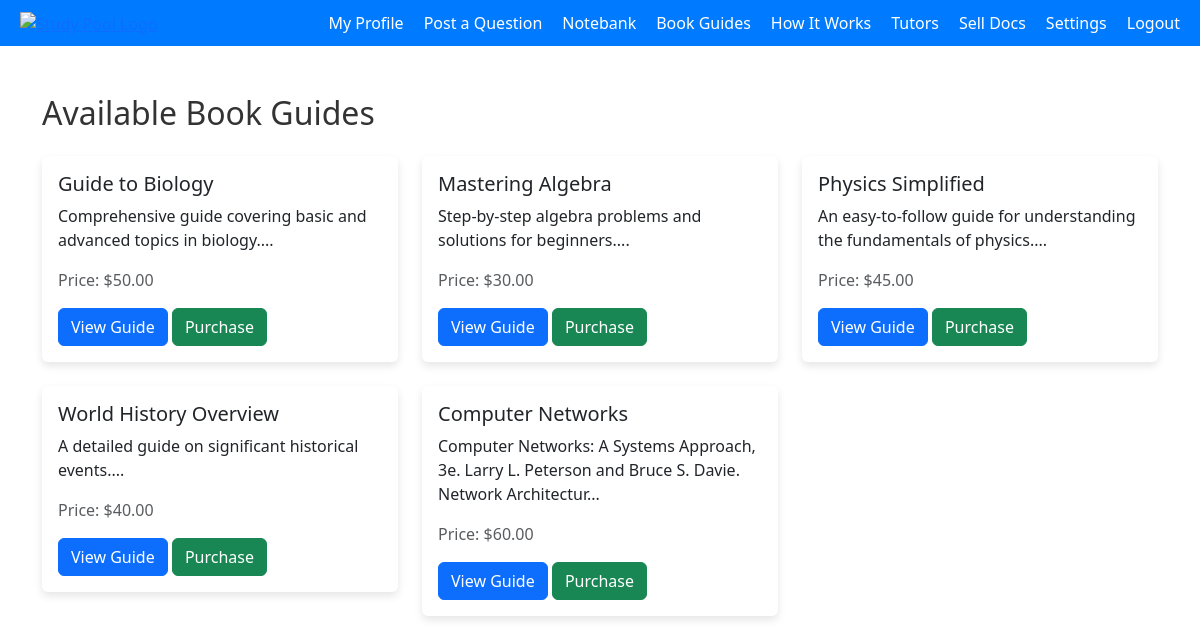
Screenshot of /studypool_clone/bookGuides.php with the database file from the repository.
### tables this page shows
CREATE TABLE `book_guides` (
  `id` int(11) NOT NULL,
  `title` varchar(255) NOT NULL,
  `description` text NOT NULL,
  `price` decimal(10,2) NOT NULL,
  `attachment_url` varchar(255) DEFAULT NULL,
  `tutor_id` int(11) NOT NULL
);

### studypool_clone/bookGuides.php (the view, shortened to what this page needs)
<!DOCTYPE html>
<html lang="en">
<head>
    <link href="https://cdn.jsdelivr.net/npm/bootstrap@5.3.0/dist/css/bootstrap.min.css" rel="stylesheet">
</head>
<body>
    <div class="navbar">
        <a href="dashboard.php">
            <img src="https://www.studypool.com/images/logo.png" width="150px" alt="Study Pool Logo">
        </a>
        <div class="menu">
            <a href="myProfile.php">My Profile</a>
            <a href="postQuestion.php">Post a Question</a>
            <a href="noteBank.php">Notebank</a>
            <a href="bookGuides.php">Book Guides</a>
            <a href="howItWorks.php">How It Works</a>
            <a href="myTutors.php">Tutors</a>
            <a href="sellDocs.php">Sell Docs</a>
            <a href="settings.php">Settings</a>
            <a href="signout.php">Logout</a>
        </div>
    </div>
    <div class="container mt-5">
        <h2 class="mb-4">Available Book Guides</h2>
        <div class="row">
            <?php
            $conn = new mysqli("localhost:3307", "root", "", "studypool_clone");
            $sql = "SELECT * FROM book_guides";
            $result = $conn->query($sql);
            if ($result->num_rows > 0) {
                while ($row = $result->fetch_assoc()) {
                    ?>
                    <div class="col-md-4">
                        <div class="card mb-4">
                            <div class="card-body">
                                <h5 class="card-title"><?php echo htmlspecialchars($row['title']); ?></h5>
                                <p class="card-text"><?php echo htmlspecialchars(substr($row['description'], 0, 100)) . '...'; ?></p>
                                <p class="text-muted">Price: $<?php echo htmlspecialchars($row['price']); ?></p>
                                <a href="viewBookGuide.php?id=<?php echo $row['id']; ?>" class="btn btn-primary">View Guide</a>
                                <a href="purchaseBookGuide.php?id=<?php echo $row['id']; ?>" class="btn btn-success">Purchase</a>
                            </div>
                        </div>
                    </div>
                    <?php
                }
            } else {
                echo "<p class='text-center'>No book guides available.</p>";
            }
            ?>
        </div>
    </div>
</body>
</html>

### studypool_clone/bookGuides.php (style rules this page uses)
body { background-color: #ffffff; color: #333; }
.navbar { display: flex; justify-content: space-between; background-color: #007bff; padding: 10px 20px; align-items: center; }
.navbar img { height: 50px; }
.menu { display: flex; gap: 20px; }
.menu a { color: white; text-decoration: none; }
.card { box-shadow: 0 4px 8px rgba(0, 0, 0, 0.1); border: none; }

### rows the page displays
book_guides: title "Guide to Biology", description "Comprehensive guide covering basic and advanced topics in biology.", price "50.00"
book_guides: title "Mastering Algebra", description "Step-by-step algebra problems and solutions for beginners.", price "30.00"
book_guides: title "Physics Simplified", description "An easy-to-follow guide for understanding the fundamentals of physics.", price "45.00"
book_guides: title "World History Overview", description "A detailed guide on significant historical events.", price "40.00"
book_guides: title "Computer Networks", description "Computer Networks: A Systems Approach, 3e. Larry L. Peterson and Bruce S. Davie. Network Architectur", price "60.00"
